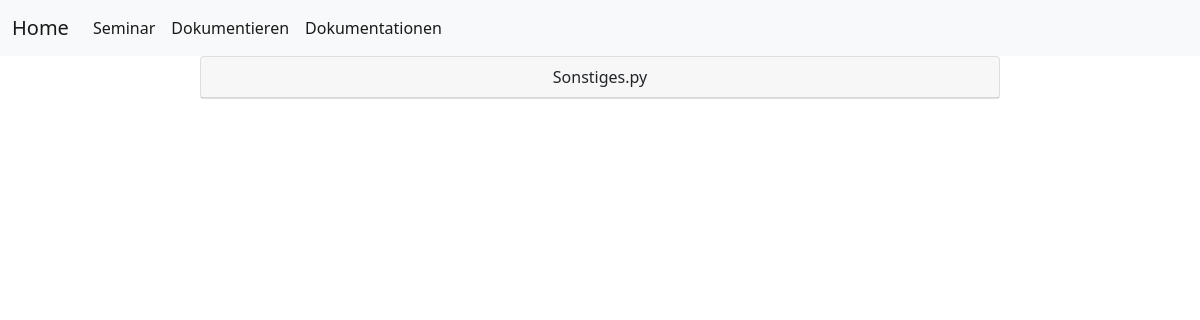
The page /sonstiges-doks on the database as committed earlier.
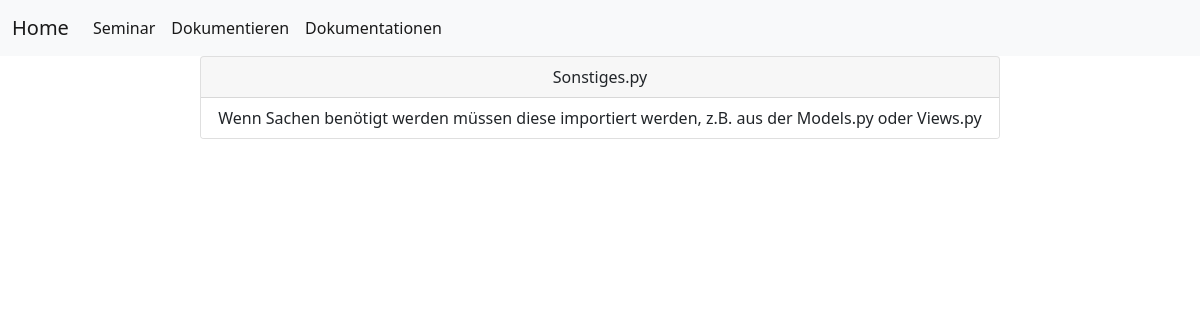
The same page on the database as committed later.
### prog1/models.py (models this page shows)
class SonstigesModel(models.Model):
    sonstigesDok = models.CharField(max_length = 500, null=True, blank=True)

### prog1/views.py (the view)
# urls.py: path('sonstiges-doks', views.sonstigesdoks, name='sonstiges-doks'),
def sonstigesdoks(request):
    sonstiges = SonstigesModel.objects.all()
    context = {"sonstigesform": sonstiges}
    return render(request, "prog1/dokumente/sonstigess.html", context)

### prog1/templates/prog1/dokumente/sonstigess.html
{% extends "index.html" %}
{% block content %}
<center>
    <div class="card" style="width: 50rem;">
      <div class="card-header">
        Sonstiges.py
      </div>
      <ul class="list-group list-group-flush">
          {% for dok in sonstigesform %}
            <li class="list-group-item">{{ dok.sonstigesDok }}</li>
          {% endfor %}
      </ul>
    </div>
</center>
{% endblock %}

Rows that differ between the two databases and show on the page:
added SonstigesModel: sonstigesDok "Wenn Sachen benötigt werden müssen diese importiert werden, z.B. aus der Models.py oder Views.py"
